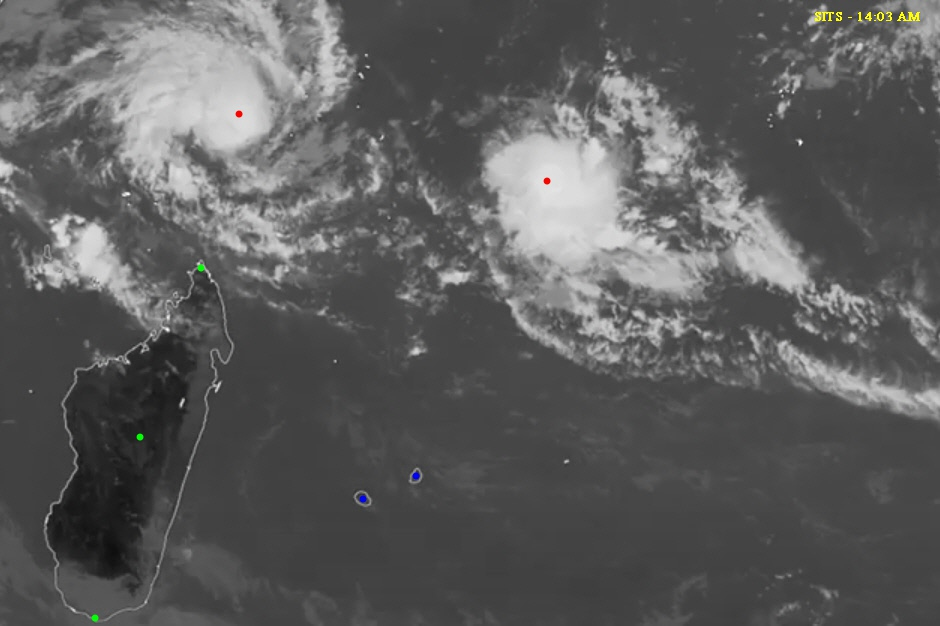
#> input picture Assignment_1/EE604_assign1-pictures/EE604-Assign1-pictures/1.jpg, 940 x 626 px
$ python gutter.py ../../Assignment_1/EE604_assign1-pictures/EE604-Assign1-pictures/1.jpg   (older library calls are emulated)
#> lines starting #> are read from the running program, lines starting #| are printed output that depends on the picture
import cv2
import numpy as np
import sys
img = cv2.imread(sys.argv[1],0)
#> img: shape (626, 940); min 14, max 255, mean 92.7
kernel = np.ones((9, 9), np.uint8)
rgb = cv2.split(img)
planes = []
nplanes = []
for plane in rgb:
    img_dilated = cv2.dilate(img, kernel, iterations=1)
    Gaussian = cv2.GaussianBlur(img_dilated, (7, 7), 0)
    difference = 255 - cv2.absdiff(plane, Gaussian)
    img_w_norm = cv2.normalize(difference,None, alpha=0, beta=255, norm_type=cv2.NORM_MINMAX, dtype=cv2.CV_8UC1)
    planes.append(difference)
    nplanes.append(img_w_norm)
#> this loop made 1 pass
#> pass 1, `img_dilated = cv2.dilate(img, kernel, iterations=1)`:
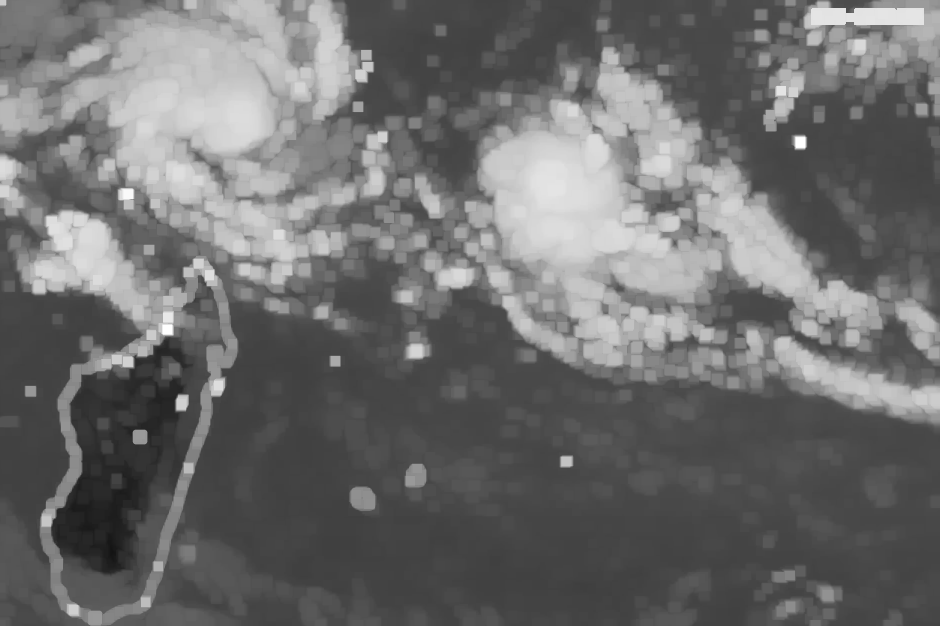
#> img_dilated: shape (626, 940); min 19, max 255, mean 109.2
#> pass 1, `difference = 255 - cv2.absdiff(plane, Gaussian)`:
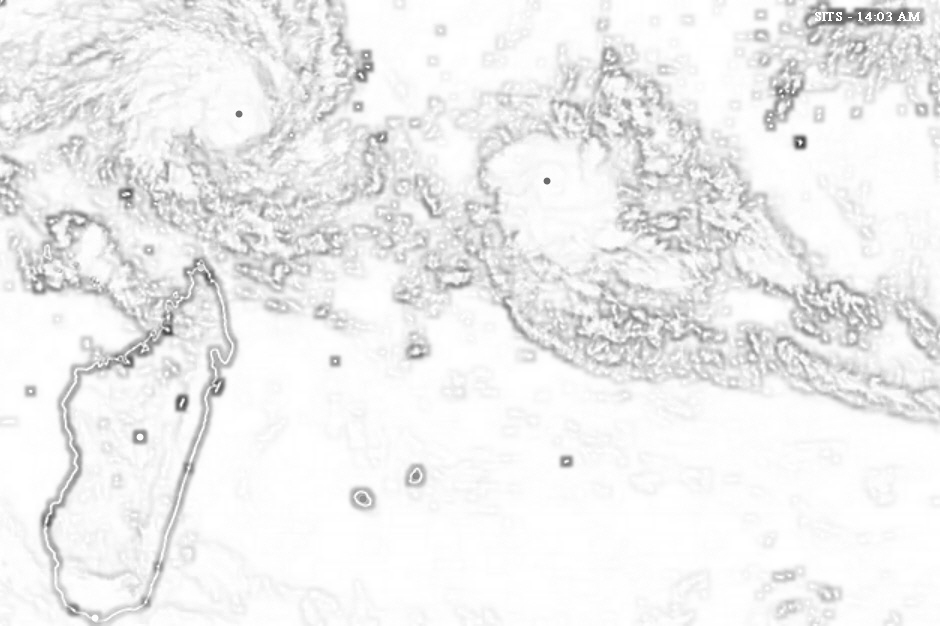
#> difference: shape (626, 940); min 56, max 255, mean 238.4
#> pass 1, `img_w_norm = cv2.normalize(difference,None, alpha=0, beta=255, norm_ty..`:
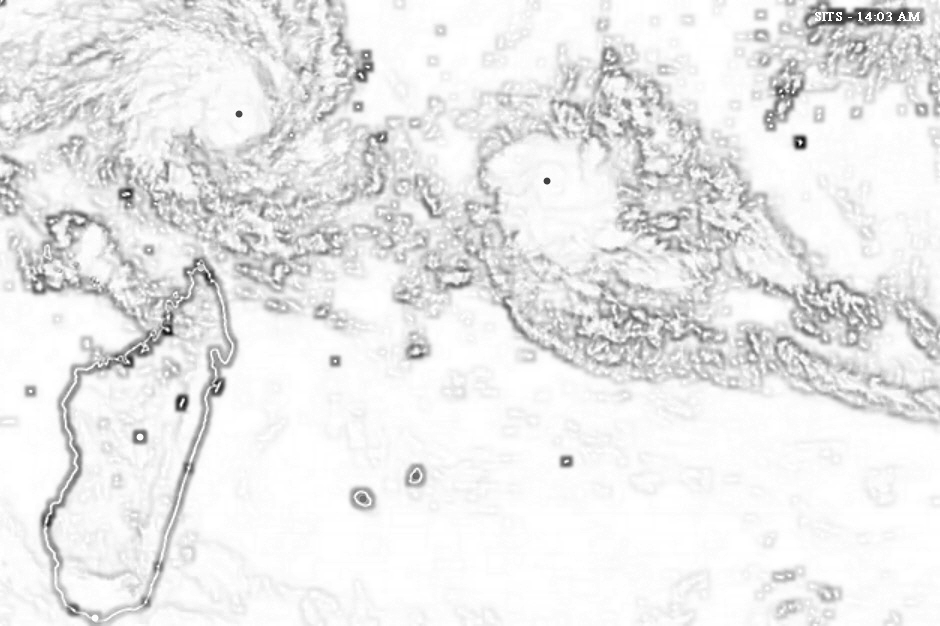
#> img_w_norm: shape (626, 940); min 0, max 255, mean 233.8
#> after the loop, nplanes = 1 item; planes = 1 item
result = cv2.merge(planes)
nresult = cv2.merge(nplanes)
cv2.imwrite('cleaned-gutter.jpg', nresult)

$ run again, on Assignment_1/EE604_assign1-pictures/EE604-Assign1-pictures/jigsaw.jpg
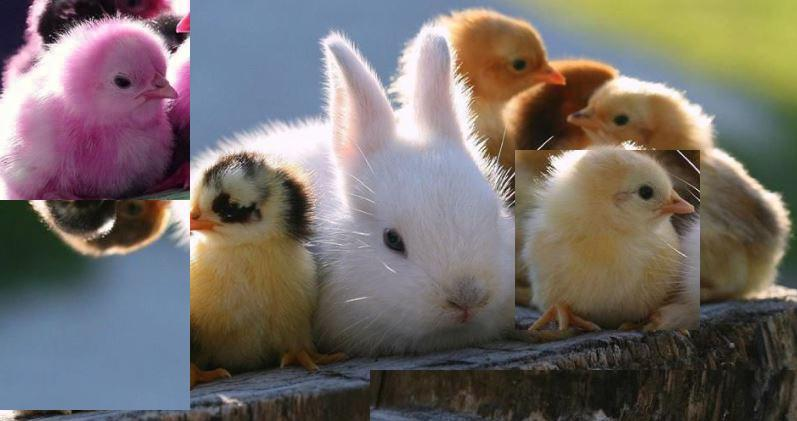
#> input picture Assignment_1/EE604_assign1-pictures/EE604-Assign1-pictures/jigsaw.jpg, 797 x 421 px
#> the loop `for plane in rgb:` made 1 pass
#> pass 1, `img_dilated = cv2.dilate(img, kernel, iterations=1)`:
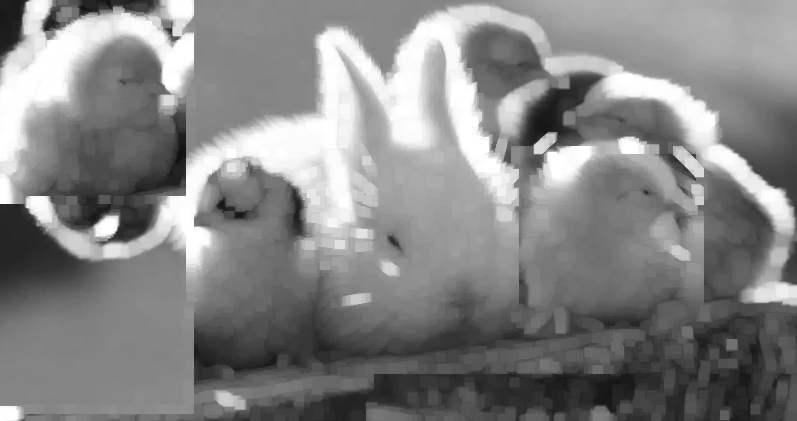
#> img_dilated: shape (421, 797); min 17, max 255, mean 133
#> pass 1, `difference = 255 - cv2.absdiff(plane, Gaussian)`:
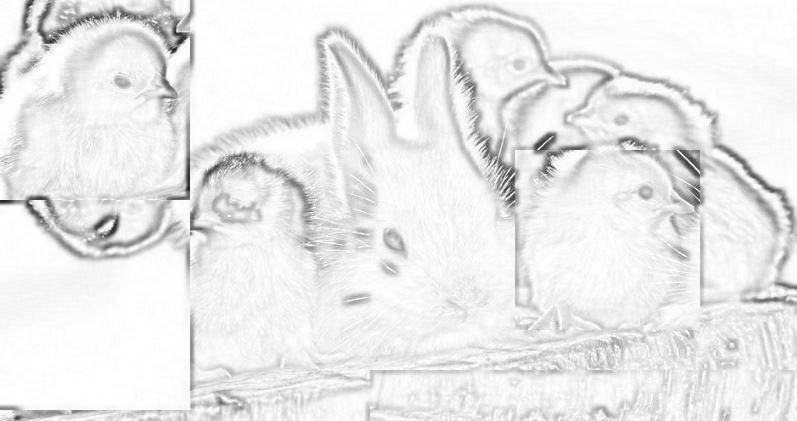
#> difference: shape (421, 797); min 25, max 255, mean 233.5
#> after the loop `for plane in rgb:`: nplanes = 1 item
